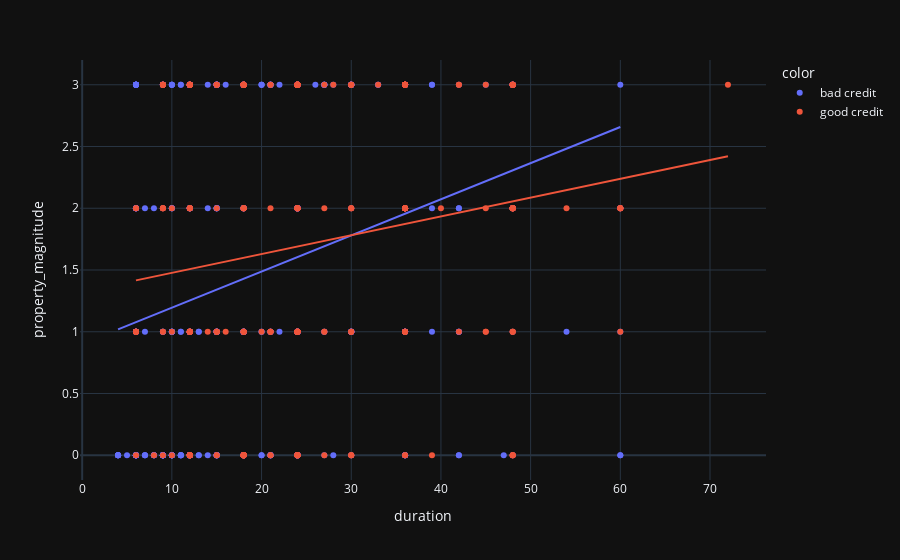

The notebook cell this image was saved under:
### Code cell
#props_map = {'0':'real estate', '1':'life insurance', '2':'no known property','3':'car'}
props_map = {0:'real estate', 1:'life insurance', 2:'no known property',3:'car'}
px.scatter(df_num, x = "duration", y = "property_magnitude", color=df_num['credit_class'].apply(lambda x: "bad credit" if x==0 else "good credit"), trendline = "ols")

### Figure 1 — Plotly figure (JSON) as saved in the notebook; plotly's stock layout.template omitted (floating-point values rounded to 4 significant figures; data arrays with more than 128 entries replaced by an {"elided": "..."} marker saying what was removed)
{"data": [{"hovertemplate": "color=bad credit<br>duration=%{x}<br>property_magnitude=%{y}<extra></extra>", "legendgroup": "bad credit", "marker": {"color": "#636efa", "symbol": "circle"}, "mode": "markers", "name": "bad credit", "orientation": "v", "showlegend": true, "x": {"elided": "700 int values"}, "xaxis": "x", "y": {"elided": "700 int values"}, "yaxis": "y", "type": "scatter"}, {"hovertemplate": "<b>OLS trendline</b><br>property_magnitude = 0.0292596 * duration + 0.902292<br>R<sup>2</sup>=0.068139<br><br>color=bad credit<br>duration=%{x}<br>property_magnitude=%{y} <b>(trend)</b><extra></extra>", "legendgroup": "bad credit", "marker": {"color": "#636efa", "symbol": "circle"}, "mode": "lines", "name": "bad credit", "showlegend": false, "x": {"elided": "700 int values"}, "xaxis": "x", "y": {"elided": "700 float values"}, "yaxis": "y", "type": "scatter"}, {"hovertemplate": "color=good credit<br>duration=%{x}<br>property_magnitude=%{y}<extra></extra>", "legendgroup": "good credit", "marker": {"color": "#EF553B", "symbol": "circle"}, "mode": "markers", "name": "good credit", "orientation": "v", "showlegend": true, "x": {"elided": "300 int values"}, "xaxis": "x", "y": {"elided": "300 int values"}, "yaxis": "y", "type": "scatter"}, {"hovertemplate": "<b>OLS trendline</b><br>property_magnitude = 0.0152324 * duration + 1.32466<br>R<sup>2</sup>=0.031660<br><br>color=good credit<br>duration=%{x}<br>property_magnitude=%{y} <b>(trend)</b><extra></extra>", "legendgroup": "good credit", "marker": {"color": "#EF553B", "symbol": "circle"}, "mode": "lines", "name": "good credit", "showlegend": false, "x": {"elided": "300 int values"}, "xaxis": "x", "y": {"elided": "300 float values"}, "yaxis": "y", "type": "scatter"}], "layout": {"xaxis": {"anchor": "y", "domain": [0.0, 1.0], "title": {"text": "duration"}}, "yaxis": {"anchor": "x", "domain": [0.0, 1.0], "title": {"text": "property_magnitude"}}, "legend": {"title": {"text": "color"}, "tracegroupgap": 0}, "margin": {"t": 60}}}
